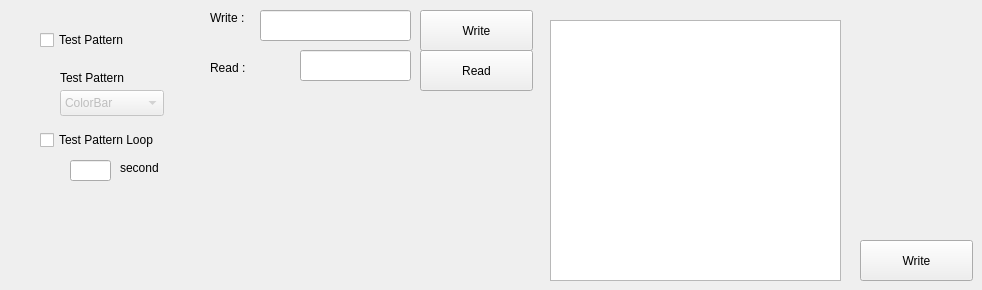
    <widget class="QWidget" name="tab_Serdes">
     <attribute name="title">
      <string>Serdes</string>
     </attribute>
     <widget class="QComboBox" name="comboBox_7">
      <property name="enabled">
       <bool>false</bool>
      </property>
      <property name="geometry">
       <rect>
        <x>60</x>
        <y>90</y>
        <width>104</width>
        <height>26</height>
       </rect>
      </property>
      <item>
       <property name="text">
        <string>ColorBar</string>
       </property>
      </item>
      <item>
       <property name="text">
        <string>Red</string>
       </property>
      </item>
      <item>
       <property name="text">
        <string>Green</string>
       </property>
      </item>
      <item>
       <property name="text">
        <string>Blue</string>
       </property>
      </item>
      <item>
       <property name="text">
        <string>White</string>
       </property>
      </item>
      <item>
       <property name="text">
        <string>Black</string>
       </property>
      </item>
      <item>
       <property name="text">
        <string>Checkerboard</string>
       </property>
      </item>
     </widget>
     <widget class="QLabel" name="label_14">
      <property name="geometry">
       <rect>
        <x>60</x>
        <y>70</y>
        <width>141</width>
        <height>16</height>
       </rect>
      </property>
      <property name="text">
       <string>Test Pattern</string>
      </property>
     </widget>
     <widget class="QCheckBox" name="checkBox">
      <property name="geometry">
       <rect>
        <x>40</x>
        <y>30</y>
        <width>111</width>
        <height>20</height>
       </rect>
      </property>
      <property name="text">
       <string>Test Pattern</string>
      </property>
     </widget>
     <widget class="QLineEdit" name="serdes_write">
      <property name="geometry">
       <rect>
        <x>260</x>
        <y>10</y>
        <width>151</width>
        <height>31</height>
       </rect>
      </property>
      <property name="text">
       <string/>
      </property>
      <property name="maxLength">
       <number>19</number>
      </property>
     </widget>
     <widget class="QLabel" name="Serdes_Write_label">
      <property name="geometry">
       <rect>
        <x>210</x>
        <y>10</y>
        <width>61</width>
        <height>16</height>
       </rect>
      </property>
      <property name="text">
       <string>Write : </string>
      </property>
     </widget>
     <widget class="QLineEdit" name="serdes_read">
      <property name="geometry">
       <rect>
        <x>300</x>
        <y>50</y>
        <width>111</width>
        <height>31</height>
       </rect>
      </property>
      <property name="text">
       <string/>
      </property>
      <property name="maxLength">
       <number>15</number>
      </property>
     </widget>
     <widget class="QLabel" name="Serdes_Read_label">
      <property name="geometry">
       <rect>
        <x>210</x>
        <y>60</y>
        <width>81</width>
        <height>16</height>
       </rect>
      </property>
      <property name="text">
       <string>Read :</string>
      </property>
     </widget>
     <widget class="QPushButton" name="Serdes_write_Btn">
      <property name="geometry">
       <rect>
        <x>420</x>
        <y>10</y>
        <width>113</width>
        <height>41</height>
       </rect>
      </property>
      <property name="text">
       <string>Write</string>
      </property>
     </widget>
     <widget class="QPushButton" name="Serdes_read_Btn">
      <property name="geometry">
       <rect>
        <x>420</x>
        <y>50</y>
        <width>113</width>
        <height>41</height>
       </rect>
      </property>
      <property name="text">
       <string>Read</string>
      </property>
     </widget>
     <widget class="QPlainTextEdit" name="plainTextEdit_serdes">
      <property name="geometry">
       <rect>
        <x>550</x>
        <y>20</y>
        <width>291</width>
        <height>261</height>
       </rect>
      </property>
     </widget>
     <widget class="QPushButton" name="Serdes_group_write_Btn">
      <property name="geometry">
       <rect>
        <x>860</x>
        <y>240</y>
        <width>113</width>
        <height>41</height>
       </rect>
      </property>
      <property name="text">
       <string>Write</string>
      </property>
     </widget>
     <widget class="QCheckBox" name="checkBox_serdes_loop">
      <property name="geometry">
       <rect>
        <x>40</x>
        <y>130</y>
        <width>141</width>
        <height>20</height>
       </rect>
      </property>
      <property name="text">
       <string>Test Pattern Loop</string>
      </property>
     </widget>
     <widget class="QLineEdit" name="lineEdit_serdes_loop_time">
      <property name="geometry">
       <rect>
        <x>70</x>
        <y>160</y>
        <width>41</width>
        <height>21</height>
       </rect>
      </property>
     </widget>
     <widget class="QLabel" name="label_76">
      <property name="geometry">
       <rect>
        <x>120</x>
        <y>160</y>
        <width>61</width>
        <height>16</height>
       </rect>
      </property>
      <property name="text">
       <string>second</string>
      </property>
     </widget>
    </widget>
